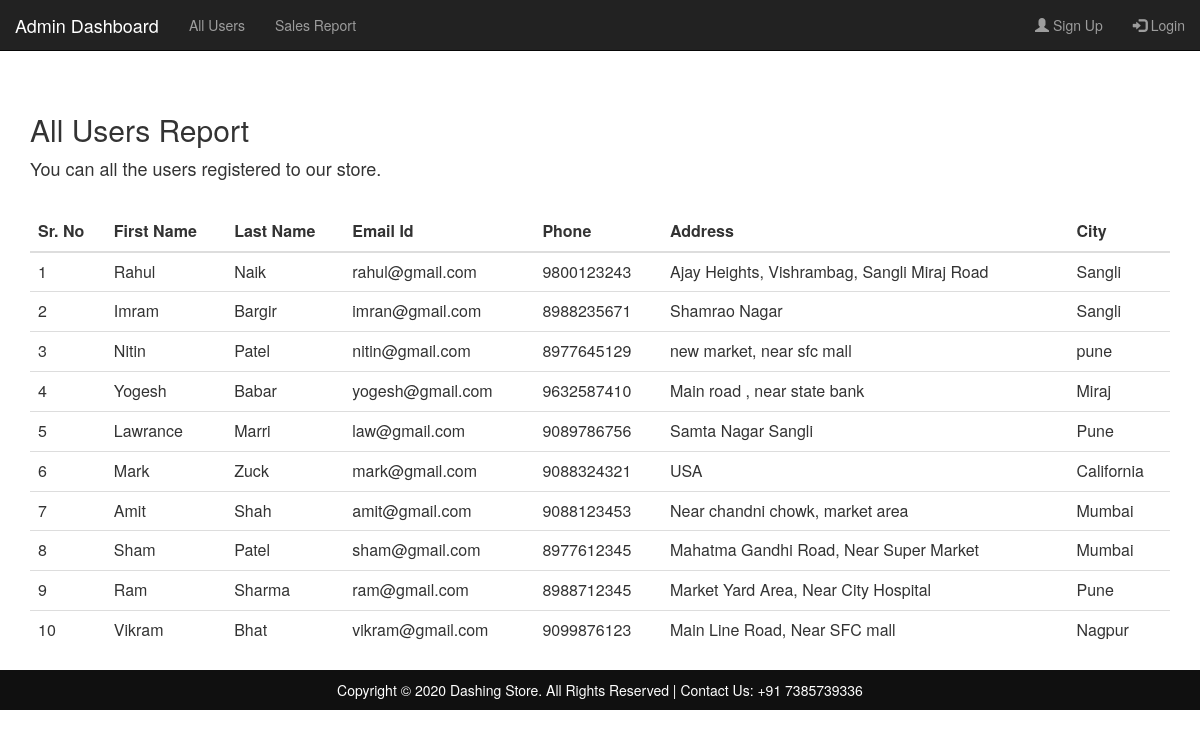
The page /allusers.php on the database its author committed.
### tables this page shows
CREATE TABLE `users` (
  `id` int(11) NOT NULL,
  `email_id` varchar(20) NOT NULL,
  `first_name` varchar(20) NOT NULL,
  `last_name` varchar(20) NOT NULL,
  `phone` varchar(10) NOT NULL,
  `password` varchar(100) NOT NULL,
  `address` varchar(100) NOT NULL,
  `city` varchar(50) NOT NULL,
  `gender` varchar(10) NOT NULL
);

### allusers.php (the view, shortened to what this page needs)
<html>
<head>
    <link rel="stylesheet" href="https://maxcdn.bootstrapcdn.com/bootstrap/3.4.0/css/bootstrap.min.css">
    <link rel="stylesheet" type="text/css" href="css\style.css">
</head>
<body>
        <nav class="navbar navbar-inverse navbar-fixed-top">
            <div class="container-fluid">
            <div class="navbar-header">
          <a class="navbar-brand" href="admin-dashboard.php"><span style="color: white">Admin Dashboard</span></a>
        </div>
        <div class="collapse navbar-collapse" id="myNavbar">
        <ul class="nav navbar-nav">
          <li><a href="allusers.php">All Users</a></li>
          <li><a href="sales.php">Sales Report</a></li>
        </ul>
        <ul class="nav navbar-nav navbar-right">
        <?php if(empty($_SESSION['logged_in']) ) { ?>
          <li><a href="register.php"><span class="glyphicon glyphicon-user"></span> Sign Up</a></li>
          <li><a href="login.php"><span class="glyphicon glyphicon-log-in"></span> Login</a></li>
        </ul>
        <?php } else {?>
        <li><a href="logout.php?logout=1">Logout</a></li>
          <?php }?>
        </div>
      </div>
    </nav>
<br>
  <?php
    require 'conn.php';
    $i=1;
    $select_query = "SELECT * from users;";
    $select_query_result = mysqli_query($con,$select_query);
  ?>
		<div class="container">
      <br><br>
      <h2><br>All Users Report</h2>
      <p style="font-size: 18px;">You can all the users registered to our store.</p> <br>
        <div class="table-responsive ">
      <table class="table table-hover">
        <thead>
          <tr>
            <th>Sr. No</th>
            <th>First Name</th>
            <th>Last Name</th>
            <th>Email Id</th>
            <th>Phone</th>
            <th>Address</th>
            <th>City</th>
          </tr>
        </thead>
        <tbody>
        <?php while ($row= mysqli_fetch_array($select_query_result)) {?>
          <tr>
            <td><?php echo $i; $i++; ?></td>
            <td><?php echo $row['first_name']?></td>
            <td><?php echo $row['last_name']?></td>
            <td><?php echo $row['email_id']?></td>
            <td><?php echo $row['phone']?></td>
            <td><?php echo $row['address']?></td>
            <td><?php echo $row['city']?></td>
          </tr>
          <?php }?>
        </tbody>
    </table>
    </div>
    </div>
    <footer class="container-fluid" style="background-color: #101010;padding: 10px">
        Copyright © <?php echo date("Y"); ?> Dashing Store. All Rights Reserved | Contact Us: +91 7385739336
    </footer>
</body>
</html>

### css/style.css (style rules this page uses)
a { text-decoration: none; transition: all .3s ease-in-out; }
footer { background-color: black; color: white; padding: 8px; text-align: center; }

### rows shown on the page
users: first_name "Rahul", last_name "Naik", email "rahul@gmail.com", phone "9800123243", address "Ajay Heights, Vishrambag, Sangli Miraj Road", city "Sangli"
users: first_name "Imram", last_name "Bargir", email "imran@gmail.com", phone "8988235671", address "Shamrao Nagar", city "Sangli"
users: first_name "Nitin", last_name "Patel", email "nitin@gmail.com", phone "8977645129", address "new market, near sfc mall", city "pune"
users: first_name "Yogesh", last_name "Babar", email "yogesh@gmail.com", phone "9632587410", address "Main road , near state bank", city "Miraj"
users: first_name "Lawrance", last_name "Marri", email "law@gmail.com", phone "9089786756", address "Samta Nagar Sangli", city "Pune"
users: first_name "Mark", last_name "Zuck", email "mark@gmail.com", phone "9088324321", address "USA", city "California"
users: first_name "Amit", last_name "Shah", email "amit@gmail.com", phone "9088123453", address "Near chandni chowk, market area", city "Mumbai"
users: first_name "Sham", last_name "Patel", email "sham@gmail.com", phone "8977612345", address "Mahatma Gandhi Road, Near Super Market", city "Mumbai"
users: first_name "Ram", last_name "Sharma", email "ram@gmail.com", phone "8988712345", address "Market Yard Area, Near City Hospital", city "Pune"
users: first_name "Vikram", last_name "Bhat", email "vikram@gmail.com", phone "9099876123", address "Main Line Road, Near SFC mall", city "Nagpur"
